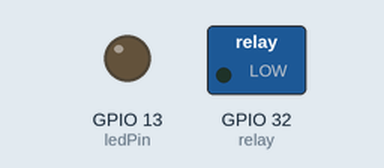
A sketch run on a simulated ESP32. On the bench: switched loads named in the sketch (green lamp = pin HIGH), output pins drawn as LEDs (lit = HIGH).

Above: at 4.0 s.
At 12.0 s:
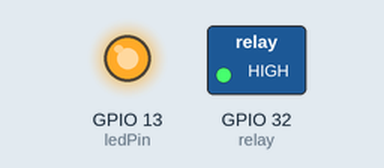
Timing chart, 0 to 20.8 s (numbered marks = the images above):
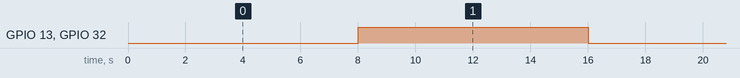

Measured:
- by itself, GPIO 13 (ledPin), GPIO 32 (relay): alternates HIGH for 8.0 s and LOW for 8.0 s
- by itself, everything shown: repeats every 16.0 s, in 4 steps

The sketch:

LEDwithoutDelay.ino
```cpp
const int ledPin = 13;
int ledState = LOW;
int relay = 32;
int relays = LOW;

long previousMillis = 0;
long interval = 1000;

void call(){
  unsigned long currntMillis = millis();

  if(currntMillis  - previousMillis > interval){
  previousMillis = currntMillis;
  if(ledState==LOW)
  ledState = HIGH;
  else
  ledState = LOW;
  digitalWrite(ledPin, ledState);
  }
}

void call2(){
  unsigned long currntMillis = millis();
  delay(4000);
  if(currntMillis  - previousMillis > interval){
  previousMillis = currntMillis;
  if(ledState==LOW)
  ledState = HIGH;
  else
  ledState = LOW;
  digitalWrite(ledPin, ledState);
  }
}


void call3(){
  unsigned long currntMillis = millis();
  delay(4000);
  if(currntMillis  - previousMillis > interval){
  previousMillis = currntMillis;
  if(relays==LOW)
  relays = HIGH;
  else
  relays = LOW;
  digitalWrite(relay, relays);
  }
}

void setup() {
pinMode(ledPin, OUTPUT);
pinMode(relay, OUTPUT);

}

void loop() {
call();
call2();
call3();


  //delay(10000);
}
```
